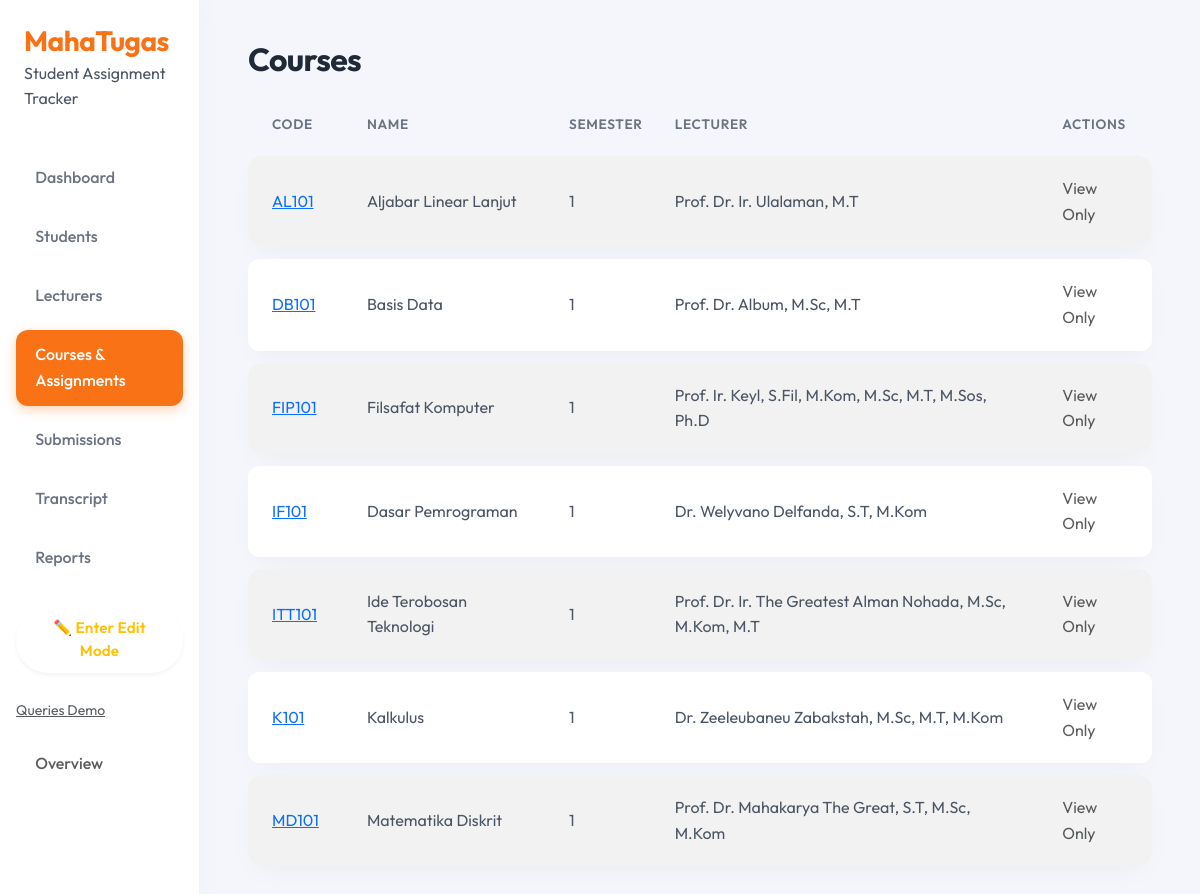
The app's page /courses/, older data.
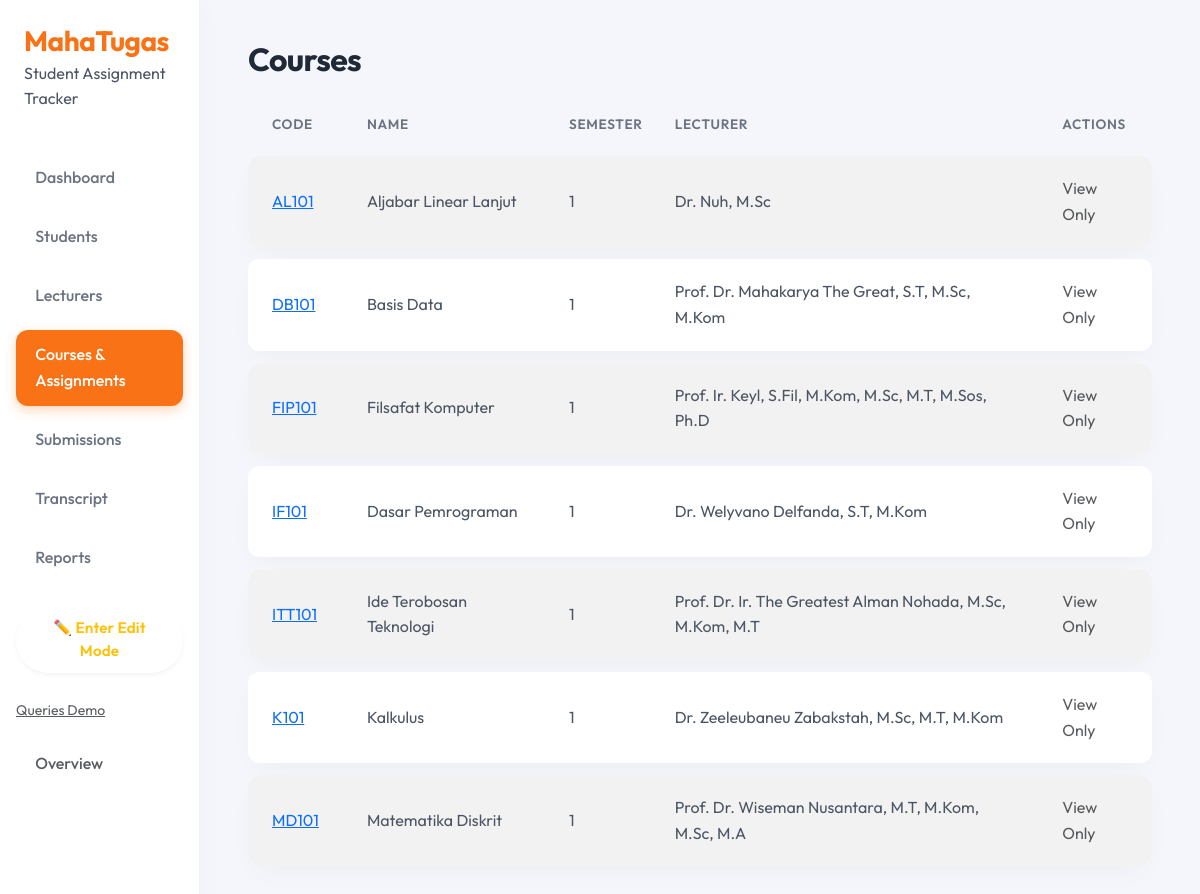
The same page, newer data.
### tracker/models.py (models this page shows, shortened)
class Course(models.Model):
    course_id = models.AutoField(primary_key=True)
    course_code = models.CharField(max_length=20)
    course_name = models.CharField(max_length=200)
    semester = models.IntegerField()
    lecturer = models.ForeignKey(
        Lecturer,
        on_delete=models.CASCADE,
        related_name='courses'
    )

class Lecturer(models.Model):
    lecturer_id = models.AutoField(primary_key=True)
    lecturer_name = models.CharField(max_length=200)
    lecturer_email = models.EmailField(blank=True, null=True)

### tracker/views.py (the view)
# urls.py: path('courses/', views.courses_list, name='courses_list'),
def courses_list(request):
    courses = Course.objects.select_related("lecturer").order_by("course_code")
    return render(request, "tracker/courses_list.html", {
        "courses": courses
    })

### tracker/templates/tracker/courses_list.html (shortened to what this page needs)
{% extends "tracker/base.html" %}
{% block content %}
<h2>Courses</h2>
<table class="table table-striped">
    <thead>
        <tr>
            <th>Code</th>
            <th>Name</th>
            <th>Semester</th>
            <th>Lecturer</th>
            <th>Actions</th>
        </tr>
    </thead>
    <tbody>
        {% for c in courses %}
        <tr>
            <td><a href="{% url 'course_detail' c.course_id %}">{{ c.course_code }}</a></td>
            <td>{{ c.course_name }}</td>
            <td>{{ c.semester }}</td>
            <td>{{ c.lecturer.lecturer_name }}</td>
            <td>
                {% if request.session.edit_mode %}
                <a href="{% url 'course_edit' c.course_id %}" class="btn btn-primary btn-sm">Edit</a>
                <a href="{% url 'course_delete' c.course_id %}" class="btn btn-danger btn-sm">Delete</a>
                {% else %}
                <span class="text-muted">View Only</span>
                {% endif %}
            </td>
        </tr>
        {% endfor %}
    </tbody>
</table>
{% endblock %}

### tracker/templates/tracker/base.html (shortened to what this page needs)
{% load static %}
<!DOCTYPE html>
<html lang="en" data-bs-theme="light">
<head>
    <link href="https://cdn.jsdelivr.net/npm/bootstrap@5.3.3/dist/css/bootstrap.min.css" rel="stylesheet">
    <link href="{% static 'tracker/css/comfy.css' %}" rel="stylesheet">
</head>
<body>
    <div class="container-fluid p-0 overflow-hidden">
        <div class="row g-0">
            <nav class="col-md-3 col-lg-2 d-none d-md-block sidebar">
                <div class="d-flex flex-column h-100">
                    <div class="p-4 sidebar-header">
                        <h3>MahaTugas</h3>
                        <p>Student Assignment Tracker</p>
                    </div>
                    <div class="sidebar-scrollable flex-grow-1 px-3">
                        <ul class="nav nav-pills flex-column mb-auto">
                            <li class="nav-item">
                                <a href="{% url 'dashboard' %}"
                                    class="nav-link {% if request.path == '/' %}active{% endif %}">
                                    Dashboard
                                </a>
                            </li>
                            <li class="nav-item">
                                <a href="{% url 'students_list' %}"
                                    class="nav-link {% if request.resolver_match.url_name == 'students_list' %}active{% endif %}">
                                    Students
                                </a>
                            </li>
                            <li class="nav-item">
                                <a href="{% url 'lecturer_list' %}"
                                    class="nav-link {% if request.resolver_match.url_name == 'lecturer_list' %}active{% endif %}">
                                    Lecturers
                                </a>
                            </li>
                            <li class="nav-item">
                                <a href="{% url 'courses_list' %}"
                                    class="nav-link {% if request.resolver_match.url_name == 'courses_list' %}active{% endif %}">
                                    Courses & Assignments
                                </a>
                            </li>
                            <li class="nav-item">
                                <a href="{% url 'submissions_list' %}"
                                    class="nav-link {% if request.resolver_match.url_name == 'submissions_list' %}active{% endif %}">
                                    Submissions
                                </a>
                            </li>
                            <li class="nav-item">
                                <a href="{% url 'transcript' %}"
                                    class="nav-link {% if request.resolver_match.url_name == 'transcript' %}active{% endif %}">
                                    Transcript
                                </a>
                            </li>
                            <li class="nav-item">
                                <a href="{% url 'report_menu' %}"
                                    class="nav-link {% if request.resolver_match.url_name == 'report_menu' %}active{% endif %}">Reports</a>
                            </li>
                            <li class="nav-item mt-3">
                                <a href="{% url 'toggle_edit' %}" class="btn btn-outline-warning w-100">
                                    {% if request.session.edit_mode %}
                                    🔒 Exit Edit Mode
                                    {% else %}
                                    ✏️ Enter Edit Mode
                                    {% endif %}
                                </a>
                            </li>
                            <li class="mt-4">
                                <a href="{% url 'queries_menu' %}" class="text-muted small">
                                    Queries Demo
                                </a>
                            </li>
                            <li class="nav-item mt-3">
                                <a class="nav-link small text-muted" href="{% url 'overview' %}">
                                    Overview
                                </a>
                            </li>
                        </ul>
                    </div>
                </div>
            </nav>
            <main class="col-md-9 ms-sm-auto col-lg-10 content-wrapper">
                <div class="content-scrollable">
                    <div class="container-fluid content-inner">
                        {% block content %}
                        {% endblock %}
                    </div>
                </div>
            </main>
        </div>
    </div>
</body>
</html>

### static/tracker/css/comfy.css (style rules this page uses)
:root { --bg-color: #f4f6fc; --surface-color: #ffffff; --text-primary: #4b5563; --text-secondary: #6b7280; --accent-color: #f97316; --accent-hover: #ea580c; --success-soft: #d1fae5; --success-text: #065f46; --warning-soft: #fef3c7; --warning-text: #92400e; --radius-lg: 20px; --radius-md: 12px; --shadow-soft: 0 10px 30px -10px rgba(0, 0, 0, 0.05); --shadow-hover: 0 20px 40px -10px rgba(0, 0, 0, 0.1); --transition-fast: all 0.2s cubic-bezier(0.4, 0, 0.2, 1); --animation-fade-up: fadeInUp 0.5s ease-out forwards; }
body { background-color: var(--bg-color); color: var(--text-primary); font-family: 'Outfit', sans-serif; line-height: 1.6; }
.sidebar { background-color: var(--surface-color); border-right: 1px solid rgba(0, 0, 0, 0.05); box-shadow: 4px 0 24px rgba(0, 0, 0, 0.02); height: 100vh; position: fixed; top: 0; bottom: 0; left: 0; z-index: 100; padding: 0 !important; }
.sidebar-scrollable { overflow-y: auto; height: calc(100vh - 100px); scrollbar-width: thin; scrollbar-color: rgba(0, 0, 0, 0.1) transparent; }
.sidebar h3 { color: var(--accent-color); font-weight: 700; letter-spacing: -0.5px; margin-bottom: 0.2rem; }
.nav-pills .nav-link { color: var(--text-secondary); border-radius: var(--radius-md); padding: 0.8rem 1.2rem; font-weight: 500; transition: var(--transition-fast); margin-bottom: 0.5rem; }
.nav-pills .nav-link.active { background-color: var(--accent-color); color: white; box-shadow: 0 4px 12px rgba(249, 115, 22, 0.3); }
.content-wrapper { height: 100vh; overflow: hidden; background-color: var(--bg-color); }
.content-scrollable { height: 100vh; overflow-y: auto; scroll-behavior: smooth; padding-bottom: 2rem; }
.content-inner { padding: 2.5rem 3rem; max-width: 1600px; margin: 0 auto; }
.card, .container, .container-fluid { border: none; }
h1, h2, h3, h4, h5, h6 { color: #1f2937; font-weight: 700; letter-spacing: -0.02em; margin-bottom: 1rem; }
h2 { font-size: 2rem; }
.btn { border-radius: 50px; padding: 0.6rem 1.5rem; font-weight: 600; font-size: 0.95rem; letter-spacing: 0.01em; transition: var(--transition-fast); border: none; box-shadow: 0 2px 4px rgba(0, 0, 0, 0.05); }
.table { border-collapse: separate; border-spacing: 0 0.8rem; background: transparent; }
.table thead th { background: transparent; color: var(--text-secondary); font-weight: 600; font-size: 0.85rem; text-transform: uppercase; letter-spacing: 0.05em; border: none; padding-left: 1.5rem; }
.table tbody tr { background: var(--surface-color); box-shadow: var(--shadow-soft); border-radius: var(--radius-md); transition: var(--transition-fast); }
.table td { border: none; padding: 1.25rem 1.5rem; vertical-align: middle; color: var(--text-primary); }
.table td:first-child { border-top-left-radius: var(--radius-md); border-bottom-left-radius: var(--radius-md); }
.table td:last-child { border-top-right-radius: var(--radius-md); border-bottom-right-radius: var(--radius-md); }

Row changes from the older to the newer data that the page shows:
changed Course "AL101": lecturer.lecturer_name "Prof. Dr. Ir. Ulalaman, M.T" → "Dr. Nuh, M.Sc"
changed Course "DB101": lecturer.lecturer_name "Prof. Dr. Album, M.Sc, M.T" → "Prof. Dr. Mahakarya The Great, S.T, M.Sc, M.Kom"
changed Course "MD101": lecturer.lecturer_name "Prof. Dr. Mahakarya The Great, S.T, M.Sc, M.Kom" → "Prof. Dr. Wiseman Nusantara, M.T, M.Kom, M.Sc, M.A"
